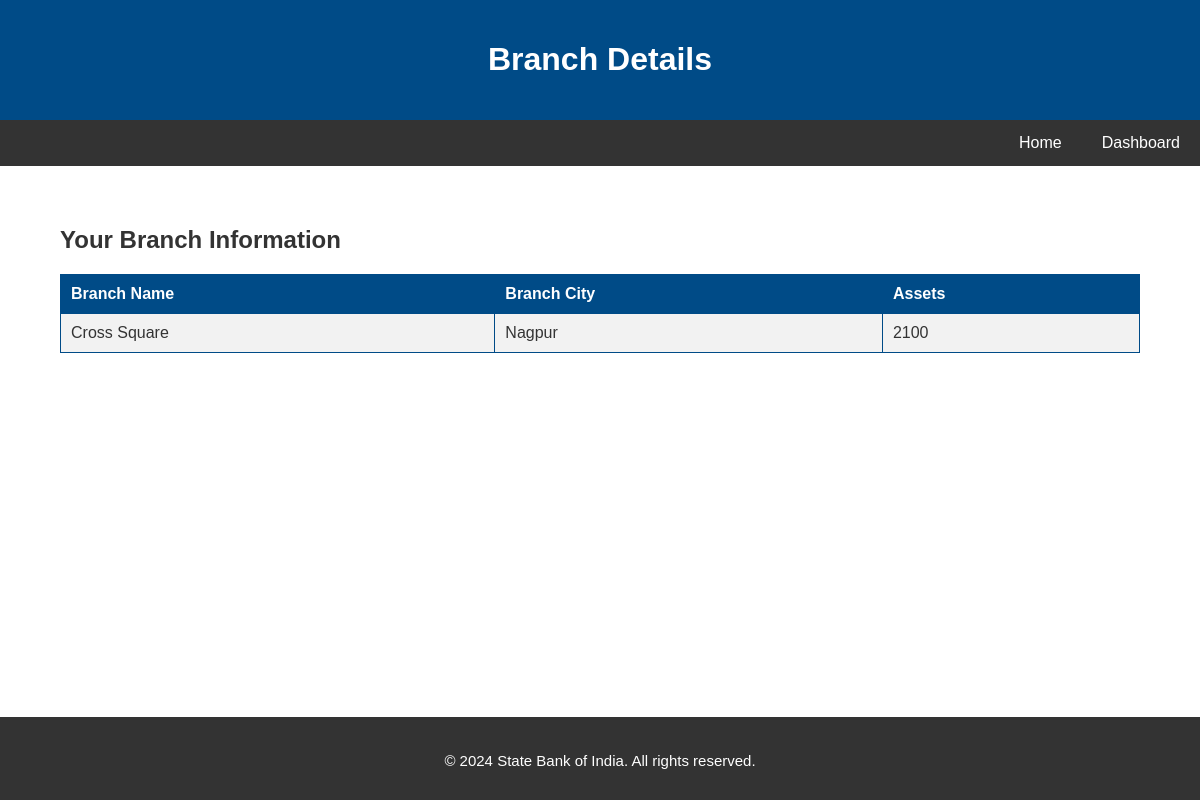
The page /view_branch_details.php (signed in) on the database its author committed.
### tables this page shows
CREATE TABLE `branch` (
  `branch_name` varchar(15) NOT NULL,
  `branch_city` varchar(15) DEFAULT NULL,
  `assests` int(8) DEFAULT NULL
);

### view_branch_details.php (the view, shortened to what this page needs)
<?php
include 'conn.php';
$username = $_SESSION['userid'];
$sql = "SELECT * FROM branch WHERE branch_name IN (SELECT branch_name FROM account WHERE account_number IN (SELECT account_number FROM depositer WHERE customer_name = ?))";
$stmt = $conn->prepare($sql);
$stmt->bind_param('s', $username);
$stmt->execute();
$branches = $stmt->get_result();
?>
<!DOCTYPE html>
<html lang="en">
<head>
</head>
<body>
    <header class="header">
        <h1>Branch Details</h1>
    </header>
    <nav class="nav">
        <ul>
            <li><a href="https://localhost/dbms/bank2.html">Home</a></li>
            <li><a href="https://localhost/dbms/dashboard.php">Dashboard</a></li>
        </ul>
    </nav>
    <div class="container">
        <h2>Your Branch Information</h2>
        <?php if ($branches->num_rows > 0): ?>
            <table>
                <tr>
                    <th>Branch Name</th>
                    <th>Branch City</th>
                    <th>Assets</th>
                </tr>
                <?php while ($branch = $branches->fetch_assoc()): ?>
                <tr>
                    <td><?php echo $branch['branch_name']; ?></td>
                    <td><?php echo $branch['branch_city']; ?></td>
                    <td><?php echo $branch['assests']; ?></td>
                </tr>
                <?php endwhile; ?>
            </table>
        <?php else: ?>
            <p>No branch information found.</p>
        <?php endif; ?>
    </div>
    <br>
<br>
<br>
<br>
<br>
<br>
<br>
<br>
<br>
<br>
<br>
<br>
<br>
<br>
<br>
<br>
<br>
<br>
    <footer class="footer">
        <p>© 2024 State Bank of India. All rights reserved.</p>
    </footer>
</body>
</html>

### view_branch_details.php (style rules this page uses)
body { font-family: 'Arial', sans-serif; margin: 0; padding: 0; color: #333; }
.header, .footer { background-color: #004B87; color: #fff; text-align: center; padding: 20px; }
.nav { background-color: #333; overflow: hidden; }
.nav ul { list-style-type: none; margin: 0; padding: 0; display: flex; justify-content: flex-end; }
.nav ul li { padding: 14px 20px; }
.nav ul li a { color: white; text-align: center; text-decoration: none; display: block; }
.container { padding: 40px 5%; }
table { width: 100%; border-collapse: collapse; margin-top: 20px; }
th, td { border: 1px solid #004B87; padding: 10px; text-align: left; }
th { background-color: #004B87; color: white; }
tr:nth-child(even) { background-color: #f2f2f2; }
.footer { padding: 20px; background-color: #333; color: white; text-align: center; font-size: 15px; }

### rows shown on the page
branch: branch_name "Cross Square", branch_city "Nagpur", assests "2100"
